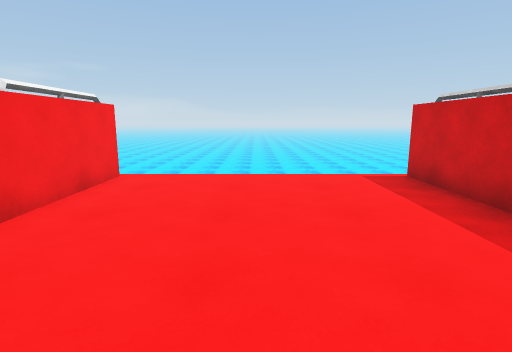
view 1 (above)

12 first-person views from a walk through a 3-D level made in the Unity game engine. The camera is 1.4 m above the floor, tilts 10° down and sees 80° across. The floor is counted in squares, 1 m on a side. Each view is taken from the middle of a square. On the plan, view 1 faces up. The plan holds only what a view shows up to about 14 squares ahead; the rest is blank. The place goes on beyond the plan. Some surface patterns are stand-ins.

view 2
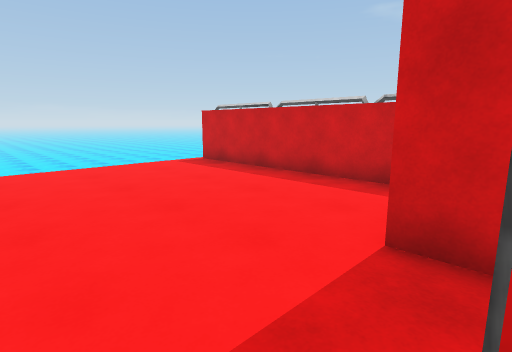

view 3
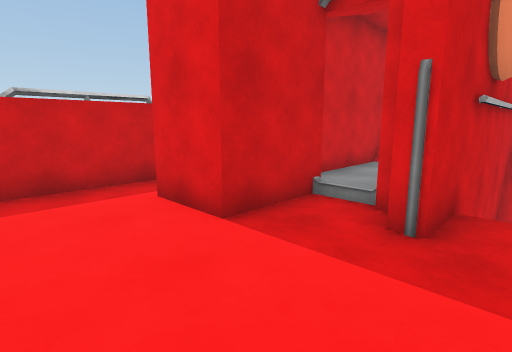

view 4
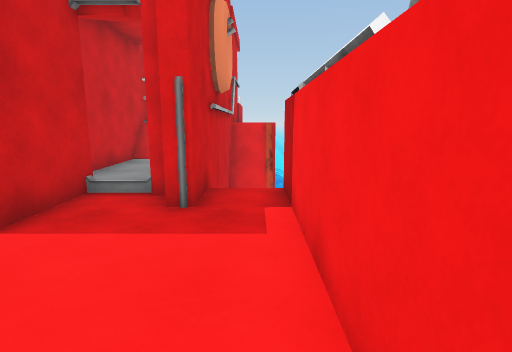

view 5
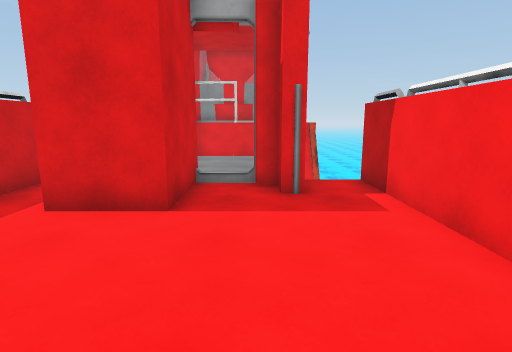

view 6
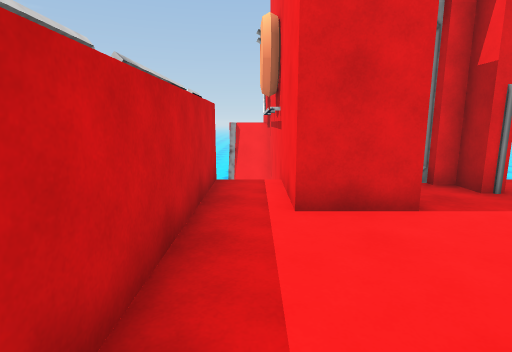

view 7
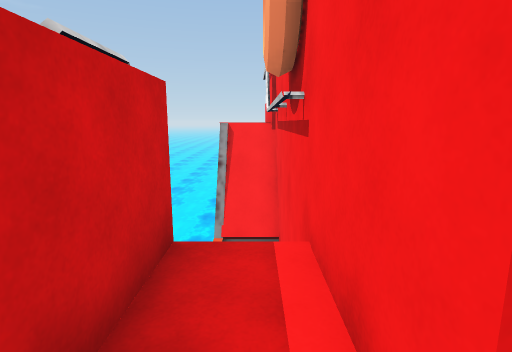

view 8
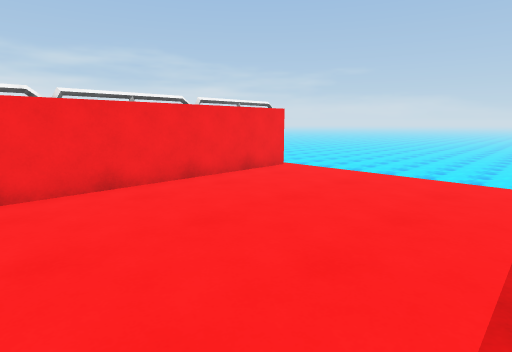

view 9
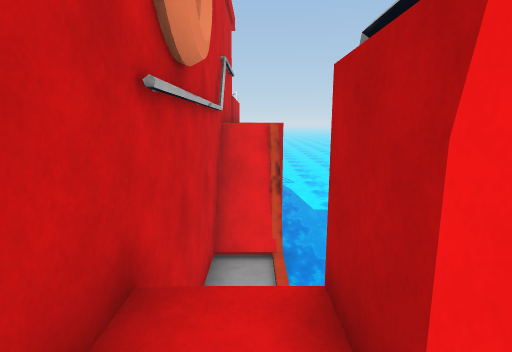

view 10
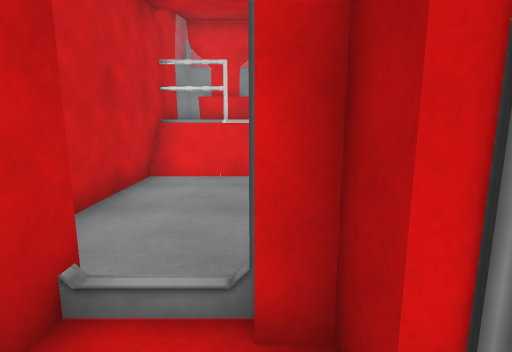

view 11
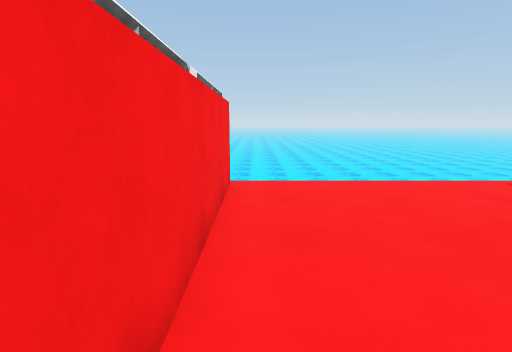

view 12
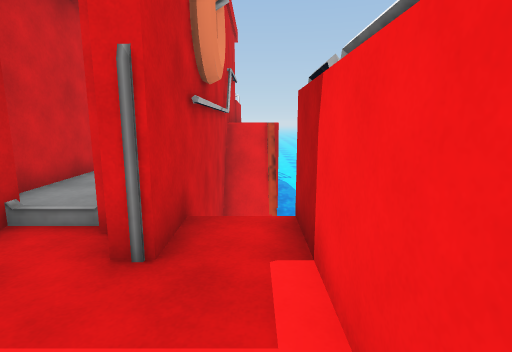

### Floor plan
Key: @ floor where view 1 was taken; # wall or solid block; x gap in a wall; . floor; / step, stairs or slope; ≈ water the walk keeps out of; ^ raised ledge; v drop or lower ground.
Columns run from 4 left of view 1 to 4 right of it. Each row starts with its distance up from view 1.
  8 x.......x
  7 #.......#
  6 #.......#
  5 #.......#
  4 #.......#
  3 #.......#
  2 #.......#
  1 #.......#
  0 #...@...#
 -1 #....##.#
 -2 #.#..##.#
 -3 #.##/##.#
 -4   #...#v
 -5   #...#
 -6   #...#
 -7 ≈v#...#
 -8 ≈v#...#v≈
 -9 ≈v###.#v≈
-10 ≈########
-11 ^ #   #

Positions as (right, up) in squares from view 1, and headings:
1: (0, 0), facing up
2: (-3, -2), facing up-right
3: (-3, 2), facing down-right
4: (-3, 3), facing down
5: (-1, 4), facing down
6: (3, 4), facing down
7: (3, 0), facing down
8: (3, 0), facing up-left
9: (-3, -1), facing down
10: (-1, -1), facing down
11: (-3, 1), facing up
12: (-3, 1), facing down
